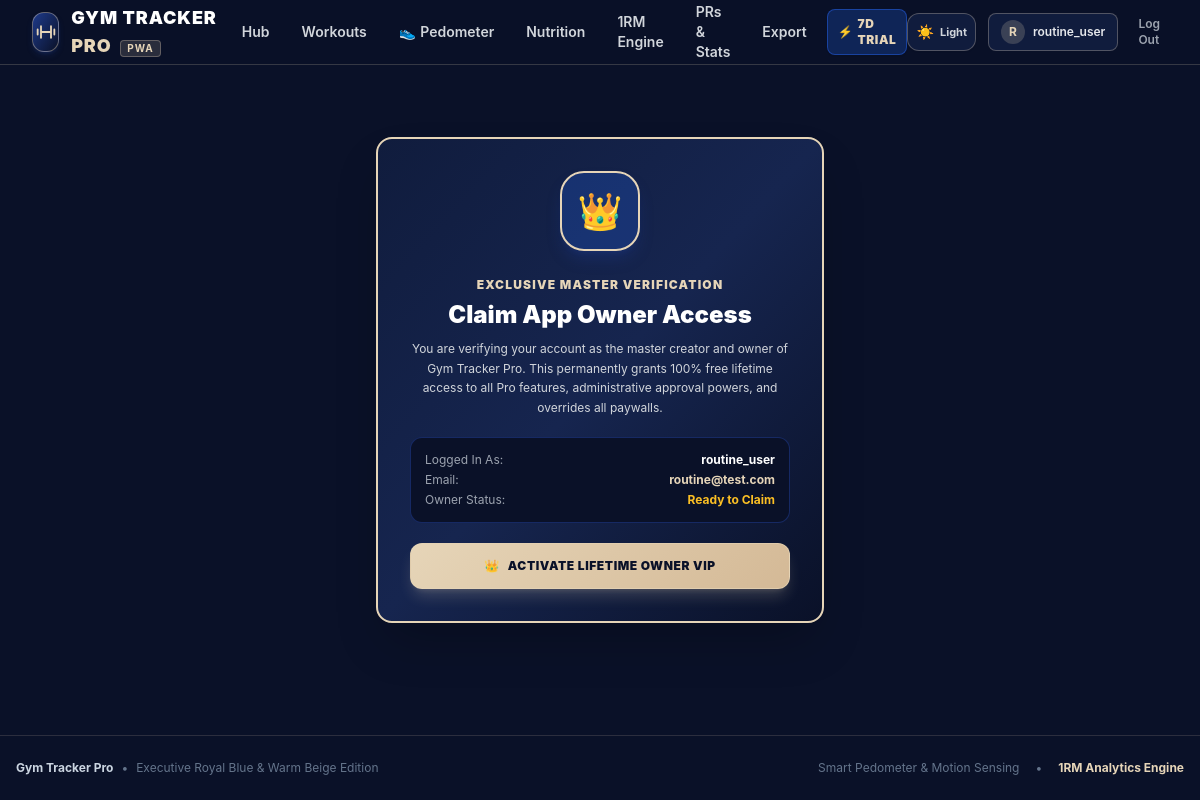
The app's page /claim-owner (signed in) with its own data.
### tables this page shows
CREATE TABLE users (
            id INTEGER PRIMARY KEY AUTOINCREMENT,
            username TEXT UNIQUE NOT NULL,
            email TEXT UNIQUE NOT NULL,
            password_hash TEXT NOT NULL,
            display_name TEXT,
            unit_preference TEXT DEFAULT 'kg',
            daily_calorie_target INTEGER DEFAULT 2500,
            daily_protein_target INTEGER DEFAULT 160,
            daily_carbs_target INTEGER DEFAULT 250,
            daily_fat_target INTEGER DEFAULT 70,
            created_at TIMESTAMP DEFAULT CURRENT_TIMESTAMP
        , height REAL DEFAULT 175.0, weight REAL DEFAULT 75.0, fitness_goal TEXT DEFAULT 'gain_weight', gemini_api_key TEXT DEFAULT NULL, daily_step_goal INTEGER DEFAULT 10000, subscription_status TEXT DEFAULT 'trial', trial_ends_at TIMESTAMP, is_owner INTEGER DEFAULT 0);

### app.py (the view)
@app.route("/claim-owner", methods=["GET", "POST"])
@login_required
def claim_owner():
    if request.method == "POST":
        current_user.grant_owner()
        flash("Congratulations! Your account has been permanently verified as the Primary App Owner with Lifetime VIP Pro Access.", "success")
        return redirect(url_for("dashboard"))
    return render_template("claim_owner.html", user=current_user)

### app.py (called while the page is built)
@login_manager.user_loader
def load_user(user_id):
    return User.get_by_id(int(user_id))

### database.py (called while the page is built)
def dict_factory(cursor, row):
    fields = [column[0] for column in cursor.description]
    return {key: value for key, value in zip(fields, row)}

@contextmanager
def get_db():
    conn = sqlite3.connect(DB_PATH, timeout=20.0)
    conn.execute("PRAGMA foreign_keys = ON;")
    conn.row_factory = dict_factory
    try:
        yield conn
        conn.commit()
    except Exception:
        conn.rollback()
        raise
    finally:
        conn.close()

### models.py (called while the page is built, shortened)
    @property
    def is_owner_user(self) -> bool:
        import os
        if self.is_owner:
            return True
        owner_emails = ["ghost.5abdullah@gmail.com"] + [e.strip().lower() for e in os.environ.get("OWNER_EMAILS", "").split(",") if e.strip()]
        owner_usernames = ["swagger"] + [u.strip().lower() for u in os.environ.get("OWNER_USERNAMES", "").split(",") if u.strip()]
        if self.email and self.email.lower() in owner_emails:
            return True
        if self.username and self.username.lower() in owner_usernames:
            return True
        return False

    @property
    def trial_days_left(self) -> int:
        if self.is_owner_user or self.subscription_status in ["pro", "active", "lifetime_owner"]:
            return 999
        if not self.trial_ends_at:
            return 0
        try:
            end_str = str(self.trial_ends_at).split(".")[0]
            end_dt = datetime.strptime(end_str, "%Y-%m-%d %H:%M:%S")
        except Exception:
            try:
                end_dt = datetime.strptime(str(self.trial_ends_at)[:10], "%Y-%m-%d")
            except Exception:
                return 0
        delta = (end_dt - datetime.now()).total_seconds()
        days = int(delta // 86400)
        return max(0, days)

    @property
    def subscription_badge(self) -> dict:
        days = self.trial_days_left
        if days > 0:
            return {
                "type": "trial",
                "label": f"⚡ Free Trial ({days}d left)",
                "short_label": f"{days}d Trial",
                "days_left": days,
                "is_pro": True
            }

    @staticmethod
    def get_by_id(user_id: int):
        with get_db() as conn:
            cursor = conn.cursor()
            cursor.execute("SELECT * FROM users WHERE id = ?", (user_id,))
            row = cursor.fetchone()
            return User(row) if row else None

### templates/claim_owner.html (shortened to what this page needs)
{% extends "base.html" %}
{% block content %}
<div class="max-w-md mx-auto my-12 space-y-6">
  <div class="gt-card p-8 bg-gradient-to-br from-[#101C3D] via-[#16254F] to-[#0A1128] border-2 border-[#E6D5B8] rounded-2xl shadow-2xl text-center space-y-5">
    <div class="w-20 h-20 mx-auto rounded-3xl bg-[#2563EB]/25 border-2 border-[#E6D5B8] flex items-center justify-center text-4xl shadow-lg shadow-blue-900/40">
      👑
    </div>
    <div>
      <span class="text-xs uppercase font-black tracking-widest text-[#E6D5B8]">Exclusive Master Verification</span>
      <h1 class="text-2xl font-black text-white mt-1">Claim App Owner Access</h1>
      <p class="text-xs text-gray-300 mt-2 leading-relaxed">
        You are verifying your account as the master creator and owner of Gym Tracker Pro. This permanently grants 100% free lifetime access to all Pro features, administrative approval powers, and overrides all paywalls.
      </p>
    </div>
    <div class="p-3.5 rounded-xl bg-[#0A1128] border border-blue-900/60 text-xs text-left space-y-1">
      <div class="flex items-center justify-between text-gray-400">
        <span>Logged In As:</span>
        <strong class="text-white">{{ user.username }}</strong>
      </div>
      <div class="flex items-center justify-between text-gray-400">
        <span>Email:</span>
        <strong class="text-[#E6D5B8]">{{ user.email }}</strong>
      </div>
      <div class="flex items-center justify-between text-gray-400">
        <span>Owner Status:</span>
        <span class="font-bold {{ 'text-emerald-400' if user.is_owner_user else 'text-amber-400' }}">
          {{ 'Already Master Owner' if user.is_owner_user else 'Ready to Claim' }}
        </span>
      </div>
    </div>
    {% if user.is_owner_user %}
      <div class="p-3 rounded-xl bg-emerald-500/15 border border-emerald-500/40 text-emerald-300 text-xs font-bold">
        ✓ Your account is already verified as the Primary App Owner!
      </div>
      <a href="{{ url_for('dashboard') }}" class="btn-royal block w-full py-3 px-4 rounded-xl text-xs font-black uppercase tracking-wider">
        Return to Dashboard
      </a>
    {% else %}
      <form method="POST" action="{{ url_for('claim_owner') }}">
        <button type="submit" class="btn-beige w-full py-3.5 px-6 rounded-xl font-black text-xs uppercase tracking-wider shadow-lg shadow-[#E6D5B8]/20 flex items-center justify-center gap-2">
          <span>👑</span> <span>Activate Lifetime Owner VIP</span>
        </button>
      </form>
    {% endif %}
  </div>
</div>
{% endblock %}

### templates/base.html (shortened to what this page needs)
<!DOCTYPE html>
<html lang="en" class="dark">
<head>
  <script src="https://cdn.tailwindcss.com"></script>
  <link rel="stylesheet" href="/static/css/style.css">
</head>
<body class="bg-[#0A1128] text-gray-100 min-h-screen flex flex-col pb-16 md:pb-0 transition-colors duration-200">
  <header class="sticky top-0 z-50 bg-[#0A1128]/95 backdrop-blur-md border-b border-[#E6D5B8]/20 transition-colors duration-200">
    <div class="max-w-7xl mx-auto px-4 sm:px-6 lg:px-8 h-16 flex items-center justify-between">
      <a href="{{ url_for('dashboard') if current_user.is_authenticated else url_for('index') }}" class="flex items-center gap-3 group">
        <div class="w-10 h-10 rounded-xl bg-gradient-to-br from-[#1E3A8A] to-[#0A1128] border border-[#E6D5B8]/40 flex items-center justify-center shadow-md shadow-blue-900/30 group-hover:border-[#E6D5B8] group-hover:shadow-[0_0_15px_rgba(230,213,184,0.3)] transition">
          <svg class="w-5 h-5 text-[#E6D5B8]" viewBox="0 0 24 24" fill="none" stroke="currentColor" stroke-width="2.2" stroke-linecap="round" stroke-linejoin="round">
            <path d="M6 5v14M18 5v14M2 9v6M22 9v6M6 12h12"/>
          </svg>
        </div>
        <div>
          <span class="font-black text-lg tracking-wider text-white">GYM TRACKER <span class="text-[#E6D5B8]">PRO</span></span>
          <span class="hidden sm:inline-block text-[10px] uppercase font-bold tracking-widest px-1.5 py-0.2 bg-[#E6D5B8]/15 text-[#E6D5B8] rounded ml-1 border border-[#E6D5B8]/30">PWA</span>
        </div>
      </a>
      {% if current_user.is_authenticated %}
      <nav class="hidden md:flex items-center space-x-1 lg:space-x-2 text-sm font-semibold">
        <a href="{{ url_for('dashboard') }}" class="px-3 py-2 rounded-lg hover:text-[#E6D5B8] hover:bg-blue-950/40 transition {{ 'text-[#E6D5B8] bg-[#101C3D] border border-[#E6D5B8]/30' if request.endpoint == 'dashboard' else 'text-gray-300' }}">
          Hub
        </a>
        <a href="{{ url_for('workouts') }}" class="px-3 py-2 rounded-lg hover:text-[#E6D5B8] hover:bg-blue-950/40 transition {{ 'text-[#E6D5B8] bg-[#101C3D] border border-[#E6D5B8]/30' if request.endpoint == 'workouts' else 'text-gray-300' }}">
          Workouts
        </a>
        <a href="{{ url_for('steps_tracker') }}" class="px-3 py-2 rounded-lg hover:text-[#E6D5B8] hover:bg-blue-950/40 transition flex items-center gap-1 {{ 'text-[#E6D5B8] bg-[#101C3D] border border-[#E6D5B8]/30' if request.endpoint == 'steps_tracker' else 'text-gray-300' }}">
          <span>👟</span> Pedometer
        </a>
        <a href="{{ url_for('nutrition') }}" class="px-3 py-2 rounded-lg hover:text-[#E6D5B8] hover:bg-blue-950/40 transition {{ 'text-[#E6D5B8] bg-[#101C3D] border border-[#E6D5B8]/30' if request.endpoint == 'nutrition' else 'text-gray-300' }}">
          Nutrition
        </a>
        <a href="{{ url_for('one_rep_max') }}" class="px-3 py-2 rounded-lg hover:text-[#E6D5B8] hover:bg-blue-950/40 transition {{ 'text-[#E6D5B8] bg-[#101C3D] border border-[#E6D5B8]/30' if request.endpoint == 'one_rep_max' else 'text-gray-300' }}">
          1RM Engine
        </a>
        <a href="{{ url_for('analytics') }}" class="px-3 py-2 rounded-lg hover:text-[#E6D5B8] hover:bg-blue-950/40 transition {{ 'text-[#E6D5B8] bg-[#101C3D] border border-[#E6D5B8]/30' if request.endpoint == 'analytics' else 'text-gray-300' }}">
          PRs & Stats
        </a>
        <a href="{{ url_for('export_view') }}" class="px-3 py-2 rounded-lg hover:text-[#E6D5B8] hover:bg-blue-950/40 transition {{ 'text-[#E6D5B8] bg-[#101C3D] border border-[#E6D5B8]/30' if request.endpoint == 'export_view' else 'text-gray-300' }}">
          Export
        </a>
        <a href="{{ url_for('subscription') }}" class="ml-2 px-2.5 py-1.5 rounded-lg text-xs font-black uppercase tracking-wider flex items-center gap-1 transition shadow-sm {{ 'bg-[#E6D5B8] text-[#0A1128]' if current_user.is_owner_user else 'bg-[#2563EB] text-white' if current_user.subscription_status in ['pro', 'active', 'lifetime_owner'] else 'bg-[#2563EB]/25 text-[#E6D5B8] border border-[#2563EB]/50' if current_user.trial_days_left > 0 else 'bg-rose-950/70 text-rose-300 border border-rose-500/40' }}" title="Subscription & Membership">
          <span>{{ '👑' if current_user.is_owner_user else '⭐' if current_user.subscription_status in ['pro', 'active', 'lifetime_owner'] else '⚡' if current_user.trial_days_left > 0 else '🔒' }}</span>
          <span>{{ current_user.subscription_badge.short_label }}</span>
        </a>
      </nav>
      {% endif %}
      <div class="flex items-center gap-2 sm:gap-3">
        <button type="button" class="btn-theme-toggle p-2 rounded-xl bg-[#101C3D] border border-[#E6D5B8]/30 hover:border-[#E6D5B8] text-gray-300 hover:text-white transition flex items-center gap-1.5 shadow-sm text-xs font-bold" title="Toggle Dark / White Theme">
          <span class="theme-icon text-sm">☀️</span>
          <span class="theme-label hidden sm:inline text-[11px]">Light</span>
        </button>
        {% if current_user.is_authenticated %}
        <a href="{{ url_for('profile') }}" class="flex items-center gap-2 px-3 py-1.5 rounded-lg bg-[#101C3D] border border-[#E6D5B8]/30 hover:border-[#E6D5B8] transition" title="Profile Settings">
          <div class="w-6 h-6 rounded-full bg-[#E6D5B8]/20 text-[#E6D5B8] flex items-center justify-center text-xs font-bold">
            {{ current_user.display_name[0] | upper }}
          </div>
          <span class="text-xs font-semibold text-gray-200 hidden sm:inline">{{ current_user.display_name }}</span>
        </a>
        <a href="{{ url_for('logout') }}" class="text-xs font-semibold text-gray-400 hover:text-red-400 px-2 py-1.5 rounded-lg transition" title="Sign Out">
          Log Out
        </a>
        {% endif %}
      </div>
    </div>
  </header>
  <main class="flex-1 w-full max-w-7xl mx-auto px-4 sm:px-6 lg:px-8 py-6">
    {% block content %}{% endblock %}
  </main>
  <footer class="border-t border-[#E6D5B8]/15 py-6 text-center text-xs text-slate-500 mt-auto">
    <div class="max-w-7xl mx-auto px-4 flex flex-col sm:flex-row items-center justify-between gap-3">
      <div class="flex items-center gap-2">
        <span class="font-bold text-slate-300">Gym Tracker Pro</span>
        <span>•</span>
        <span>Executive Royal Blue & Warm Beige Edition</span>
      </div>
      <div class="flex items-center gap-4">
        <span>Smart Pedometer & Motion Sensing</span>
        <span>•</span>
        <span class="text-[#E6D5B8] font-bold">1RM Analytics Engine</span>
      </div>
    </div>
  </footer>
</body>
</html>

### static/css/style.css (style rules this page uses)
:root { --bg-dark: #0A1128; --bg-dark-alt: #070D1E; --card-dark: #101C3D; --card-border: rgba(230, 213, 184, 0.18); --royal-blue: #1E3A8A; --royal-accent: #2563EB; --royal-light: #3B82F6; --warm-beige: #E6D5B8; --warm-beige-light: #F5EBE0; --warm-beige-dark: #C5A880; --text-main: #FAF7F2; --text-muted: #94A3B8; --accent-lime: #2563EB; --accent-gold: #E6D5B8; --accent-cyan: #3B82F6; }
body { background-color: var(--bg-dark); color: var(--text-main); font-family: -apple-system, BlinkMacSystemFont, "Segoe UI", Roboto, "Helvetica Neue", Arial, sans-serif; overflow-x: hidden; -webkit-font-smoothing: antialiased; }
.gt-card { background-color: var(--card-dark); border: 1px solid var(--card-border); border-radius: 1rem; transition: all 0.25s cubic-bezier(0.16, 1, 0.3, 1); position: relative; overflow: hidden; }
.btn-beige { background: linear-gradient(135deg, #E6D5B8, #D4B996); color: #0A1128; font-weight: 800; border: 1px solid rgba(230, 213, 184, 0.6); transition: all 0.2s ease; box-shadow: 0 4px 15px rgba(230, 213, 184, 0.25); }

### records on screen
users: subscription_status "⚡", display_name "R", display_name "routine_user", username "routine_user", email "routine@test.com"

### other values on screen
{{ current_user.subscription_badge.short_label }} "7D TRIAL"
{{ 'Already Master Owner' if user.is_owner_user else 'Ready to Claim' }} "Ready to Claim"
